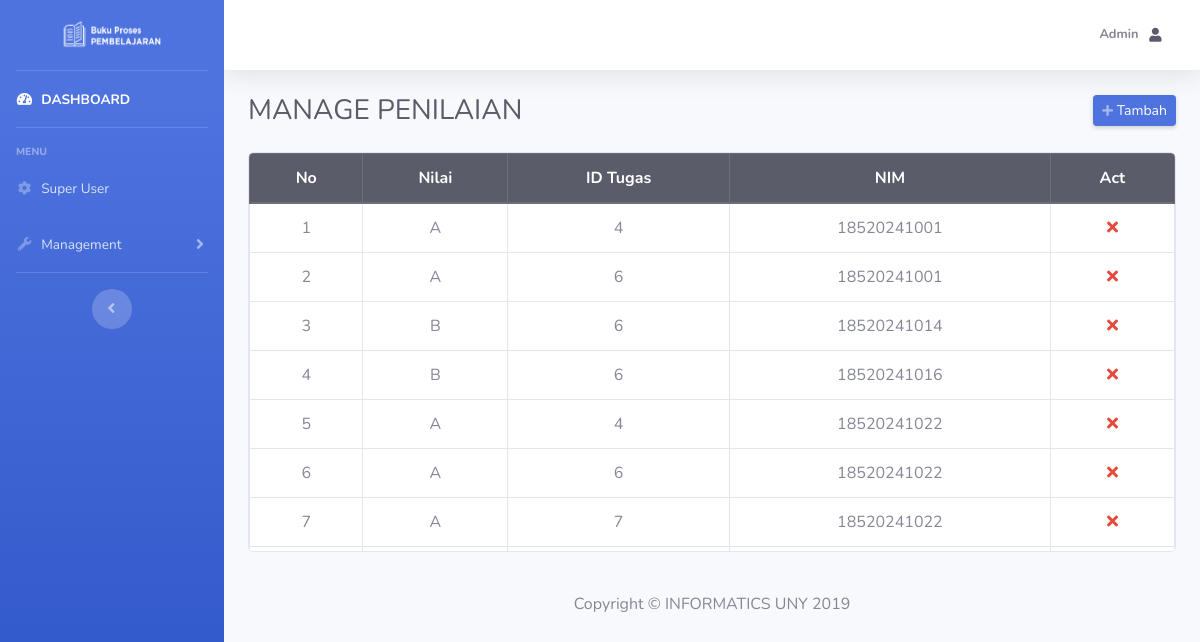
Screenshot of /admin/index.php?page=manage_pen (signed in) with the database file from the repository.
### tables this page shows
CREATE TABLE `penilaian` (
  `id` int(6) NOT NULL,
  `nilai` varchar(2) DEFAULT NULL,
  `id_tgs` int(6) DEFAULT NULL,
  `nim` varchar(11) DEFAULT NULL
);

### admin/manage_pen.php (the view, shortened to what this page needs)
<table class="table table-hover table-bordered">
    <thead align="center" class="thead-dark">
        <tr>
            <th scope=" col">No</th>
            <th scope="col">Nilai</th>
            <th scope="col">ID Tugas</th>
            <th scope="col">NIM</th>
            <th scope="col">Act</th>
        </tr>
    </thead>
    <tbody align="center">
        <?php
        $sql = "SELECT * FROM `penilaian`";
        $result = $connect->query($sql);
        if ($result->num_rows > 0) {
            $no = 1;
            while ($row = $result->fetch_assoc()) {
                echo "<tr>";
                echo "<td>" . $no . "</td>";
                echo "<td>" . $row['nilai'] . "</td>";
                echo "<td>" . $row['id_tgs'] . "</td>";
                echo "<td>" . $row['nim'] . "</td>";
                $id = $row['id'];
                echo "<td><a href=\"../backend/process.php?op=deletePen&id=$id\" class=\"text-danger\"><i class=\"fas fa-times\"></i></a></td>";
                echo "</tr>";
                $no++;
            }
        } else {
            echo "<tr>";
            echo "<td colspan=\"9\"> No more data </td>";
            echo "</tr>";
        }
        ?>
    </tbody>
</table>

### rows the page displays
penilaian: nilai "A", id_tgs "4", nim "18520241001"
penilaian: nilai "A", id_tgs "6", nim "18520241001"
penilaian: nilai "B", id_tgs "6", nim "18520241014"
penilaian: nilai "B", id_tgs "6", nim "18520241016"
penilaian: nilai "A", id_tgs "4", nim "18520241022"
penilaian: nilai "A", id_tgs "6", nim "18520241022"
penilaian: nilai "A", id_tgs "7", nim "18520241022"

### other values shown
$name "Admin"
$titledash "MANAGE PENILAIAN"
